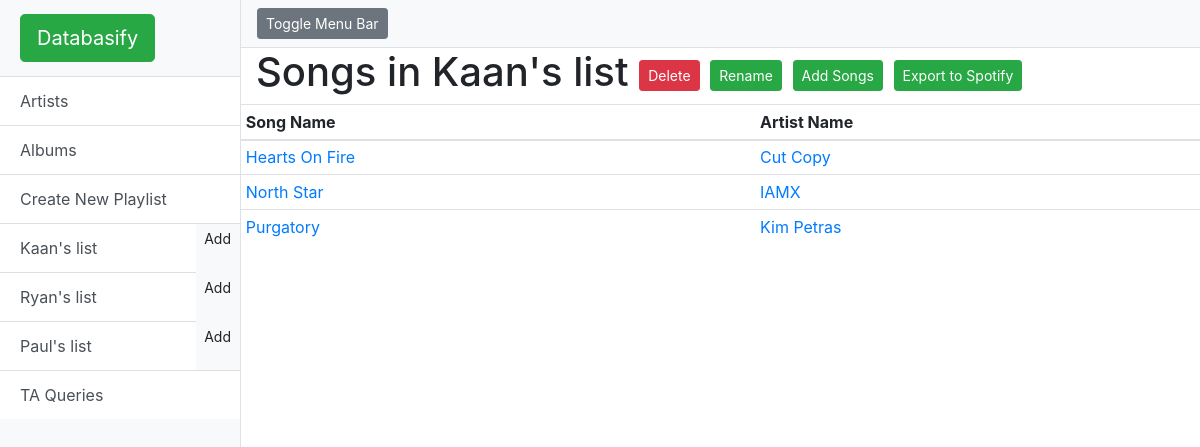
Page /playlist/1/ on the committed database.
### model.py (models this page shows)
class Playlist(Base):
    __tablename__ = 'playlist'
    id = Column(Integer, primary_key=True)
    name = Column(String(50), nullable=False)
    user_id = Column(Integer, ForeignKey('user.id'), nullable=False)
    user = relationship(User)

class PlaylistItem(Base):
    __tablename__ = 'playlist_item'
    id = Column(Integer, primary_key=True)
    playlist_id = Column(Integer, ForeignKey('playlist.id'), nullable=False)
    song_id = Column(Integer, ForeignKey('song.id'), nullable=False)
    playlist = relationship(Playlist, backref="playlist")

class Song(Base):
    __tablename__ = 'song'
    id = Column(Integer, primary_key=True)
    uri = Column(String(50), nullable=False)
    track_number = Column(Integer, nullable=True)
    name = Column(String(250), nullable=False)
    popularity = Column(Integer, nullable=True)
    duration = Column(Integer, nullable=False)
    danceability = Column(Float, nullable=True)
    explicit = Column(Boolean, nullable=True)
    tempo = Column(Float, nullable=True)
    energy = Column(Float, nullable=True)
    instrumentalness = Column(Float, nullable=True)
    time_signature = Column(Integer, nullable=True)
    valence = Column(Float, nullable=True)
    album_id = Column(Integer, ForeignKey('album.id'), nullable=False)
    album = relationship(Album, backref="album")

class Artist(Base):
    __tablename__ = 'artist'
    id = Column(Integer, primary_key=True)
    uri = Column(String(50), nullable=False)
    name = Column(String(150), nullable=False)
    popularity = Column(Integer, nullable=False)
    followers = Column(Integer, nullable=False)

### start.py (the view)
@app.route('/playlist/<int:playlist_id>/', methods=['GET'])
def showPlayListsSongs(playlist_id):
    result = (session.query(PlaylistItem, Playlist, Song)
              .filter(PlaylistItem.song_id == Song.id)
              .filter(PlaylistItem.playlist_id == Playlist.id)
              .filter(PlaylistItem.playlist_id == playlist_id)
              ).all()
    playlists = session.query(Playlist).all()
    playlistName = session.query(Playlist).filter_by(id=playlist_id).one()
    return render_template('playlistSongs.html', title='Songs', playlistName=playlistName, songs=result,
                           playlists=playlists)

### templates/playListSongs.html
{% extends "layout.html" %}
{% block content %}
    <div class="container-fluid">
        <h1>Songs in {{playlistName.name}}
        <a href="/playlist/{{ playlistName.id }}/delete/" class="btn btn-secondary btn-sm btn-danger" role="button">Delete</a>
        <a href="/playlist/{{ playlistName.id }}/edit/" class="btn btn-secondary btn-sm btn-success" role="button">Rename</a>
        <a href="/playlist/{{ playlistName.id }}/new" class="btn btn-secondary btn-sm btn-success" role="button">Add Songs</a>
        <a href="/playlist/{{ playlistName.id }}/export/" class="btn btn-secondary btn-sm btn-success" role="button">Export to Spotify</a></h1>
        </div>
        {% if songs|length== 0 %}
        <div class="alert alert-danger" role="alert">
            There are no songs in this playlist!
        </div>
        {% else %}
        <table class="table table-sm table-hover">
            <thead>
            <tr>
                <th scope="col">Song Name</th>
                <th scope="col">Artist Name</th>
            </tr>
            </thead>
            <tbody>
            {% for song in songs %}
            <tr>
                <td><a href="{{ song.Song.uri }}">{{ song.Song.name }}</a></td>
                <td><a href="/artist/{{ song.Song.album.artist.id }}">{{ song.Song.album.artist.name }}</a></td>
            </tr>
            {% endfor %}
            </tbody>
        </table>
        {% endif %}
    </div>
{% endblock content %}

### templates/layout.html (shortened to what this page needs)
<!DOCTYPE html>
<html lang="en">
<head>
    <link href="/static/vendor/bootstrap/css/bootstrap.min.css" rel="stylesheet">
    <link href="/static/simple-sidebar.css" rel="stylesheet">
</head>
<body>
<div class="d-flex" id="wrapper">
    <div class="bg-light border-right" id="sidebar-wrapper">
        <div class="sidebar-heading"><a class="btn btn-success btn-lg" data-placement="top" data-toggle="tooltip"
                                        href="/" title="Goes to the main page">Databasify</a></div>
        <div class="list-group list-group-flush">
            <a class="list-group-item list-group-item-action btn btn-success" href="/artist" role="button">Artists</a>
            <a class="list-group-item list-group-item-action btn btn-success" href="/album" role="button">Albums</a>
            <a class="list-group-item list-group-item-action btn btn-success" href="/playlist/new/" role="button">Create
                New Playlist</a>
            {% for playlist in playlists %}
            <div aria-label="Modify Playlist" class="btn-group" role="group"></a>
                <a class="btn list-group-item list-group-item-action btn btn-light" href="/playlist/{{ playlist.id }}/"
                   role="button">{{ playlist.name }}</a>
                <a class="btn btn-sm" data-placement="top" data-toggle="tooltip"
                   href="/playlist/{{ playlist.id }}/new" role="button"
                   title="Add a new song into {{ playlist.name }} playlist">Add</a>
            </div>
            {% endfor %}
            <a class="list-group-item list-group-item-action btn btn-success" href="/ta" role="button">TA Queries</a>
        </div>
    </div>
    <div id="page-content-wrapper">
        <nav class="navbar navbar-expand-lg navbar-light bg-light border-bottom">
            <button class="btn btn-secondary btn-sm" id="menu-toggle">Toggle Menu Bar</button>&nbsp;
        </nav>
        {% block content %}{% endblock %}
    </div>
</body>
</html>

### static/simple-sidebar.css (style rules this page uses)
body { overflow-x: hidden; }
#sidebar-wrapper { min-height: 100vh; margin-left: -15rem; -webkit-transition: margin .25s ease-out; -moz-transition: margin .25s ease-out; -o-transition: margin .25s ease-out; transition: margin .25s ease-out; }
#sidebar-wrapper .sidebar-heading { padding: 0.875rem 1.25rem; font-size: 1.2rem; }
#sidebar-wrapper .list-group { width: 15rem; }
#page-content-wrapper { min-width: 100vw; }
@media (min-width: 768px) { #sidebar-wrapper { margin-left: 0; } }
@media (min-width: 768px) { #page-content-wrapper { min-width: 0; width: 100%; } }

### rows in the picture
Playlist: name "Kaan's list"
Playlist: name "Ryan's list"
Playlist: name "Paul's list"
PlaylistItem: Song.name "Hearts On Fire", Song.album.artist.name "Cut Copy"
PlaylistItem: Song.name "North Star", Song.album.artist.name "IAMX"
PlaylistItem: Song.name "Purgatory", Song.album.artist.name "Kim Petras"
